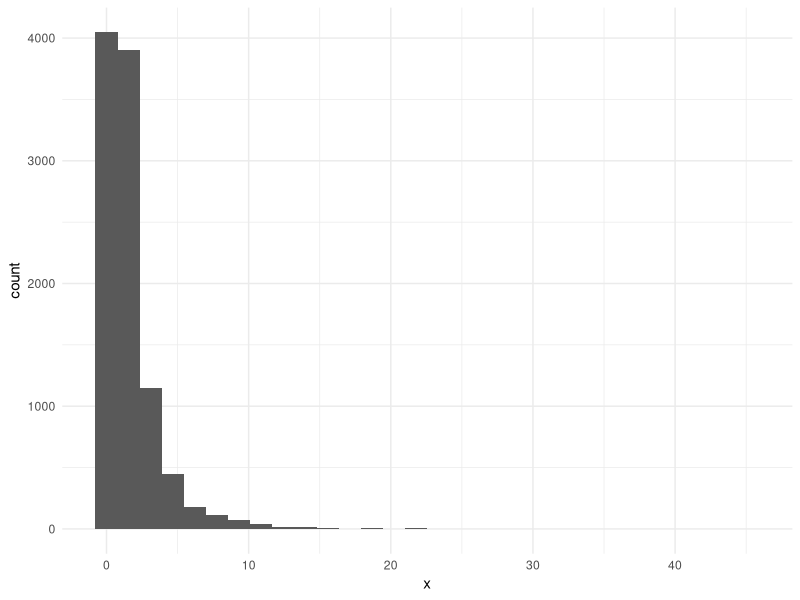
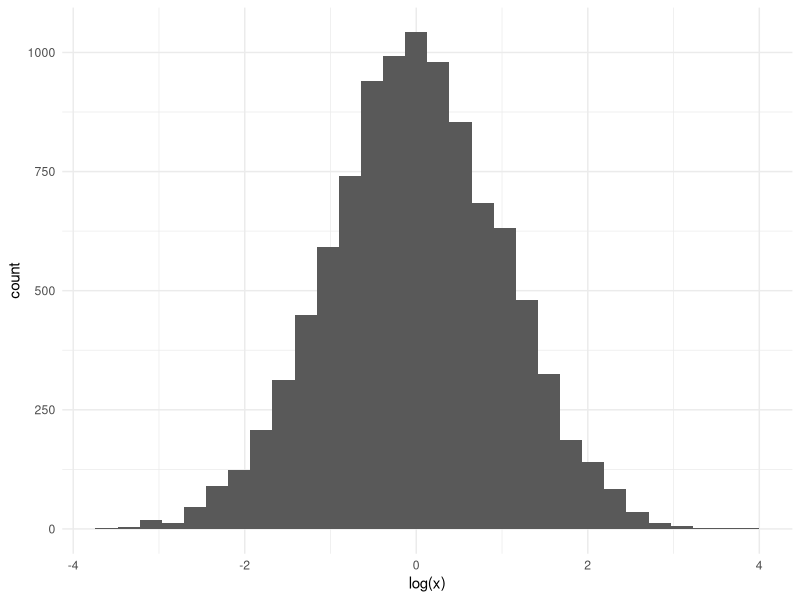

The R source for these figures, in order:
## ---- chunk 1
#| code-fold: true
#| code-summary: Show the code
library(ggplot2)
theme_set(theme_minimal())

set.seed(1)
x <- exp(rnorm(1e4))
ggplot() + geom_histogram(aes(x = x))
## ---- chunk 2
#| code-fold: true
#| code-summary: Show the code
ggplot() + geom_histogram(aes(x = log(x)))
